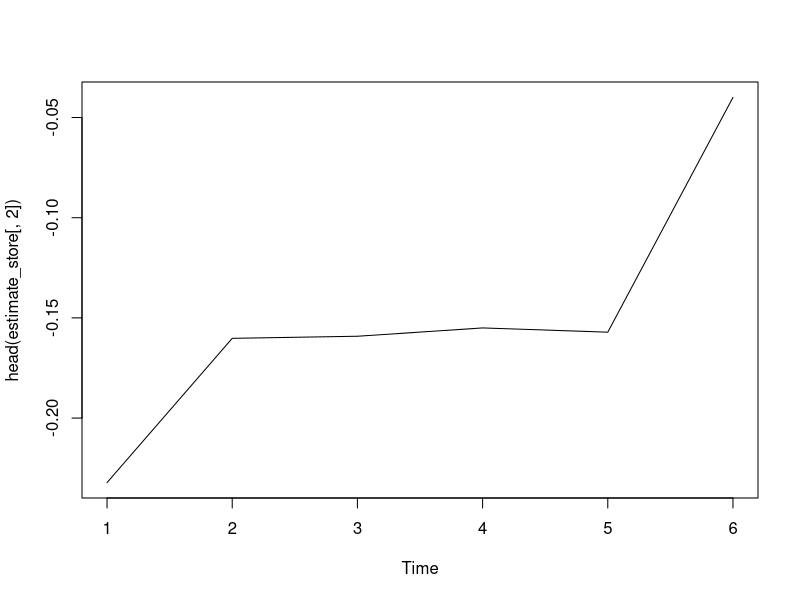
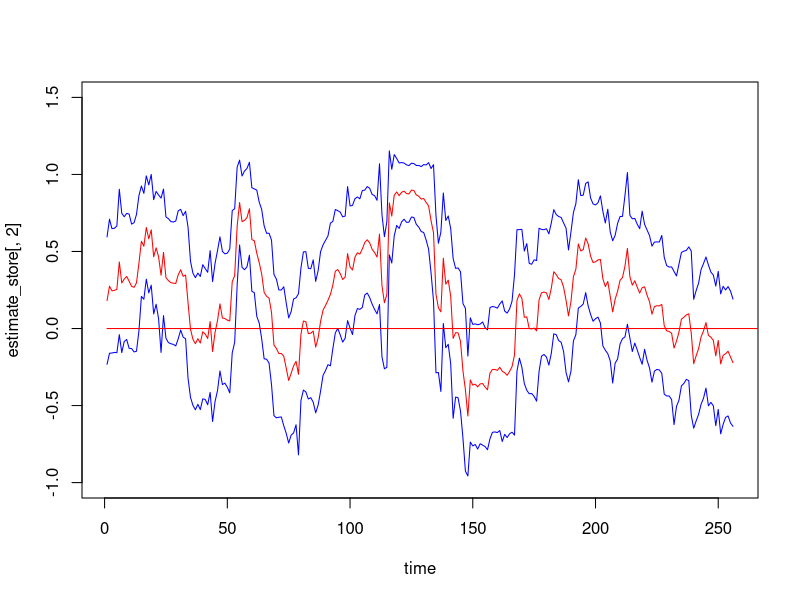
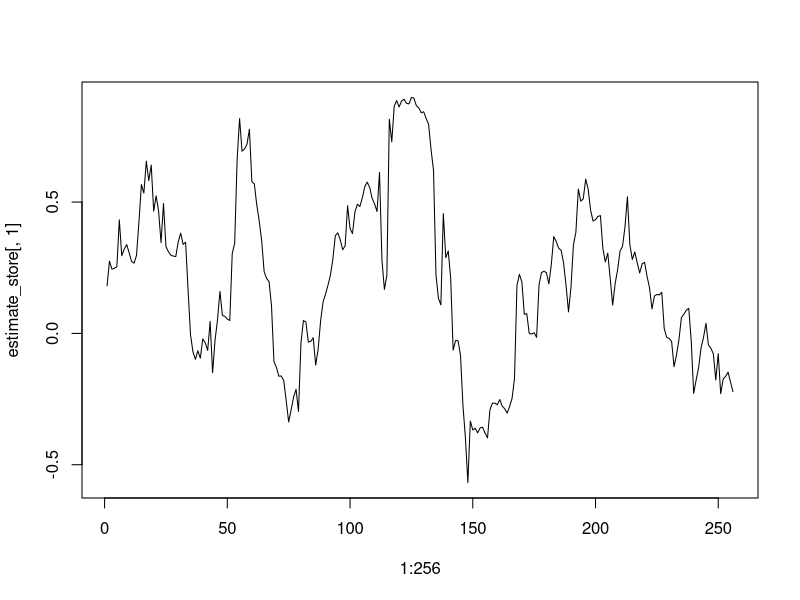

Reproduce these figures in R, in order.


## Recursive regression
library(forecast)
library(tidyverse)

data <- vroom::vroom("data/Crest.csv") |> 
  mutate( date     = lubridate::dmy(date),
          int_date = ifelse(date == lubridate::ymd("1955-08-04"), 1, 0) 
          ) 

#
dat <- ts(data$Crest_share, frequency = 52, start = c(1953,1))

summary(crest_est <- Arima(dat, order = c(1,0,0)))

# Matrix 6 variables.
# For storing data
estimate_store <- matrix(ncol = 6, nrow = nrow(data)-20)

n_rep <- nrow(data)-20

for(i in 1:n_rep){
  model <- Arima(dat[i:(i+20)], order = c(1,0,0))
  
  estimate_store[i, ] <-
    c(model$coef[1],
      confint(model)[1, ],
      model$coef[2],
      confint(model)[1, ]
      )  
}

head(estimate_store)

crest_est$coef[1]
confint(crest_est)
1:n_rep
Arima(dat[250:(250+20)], order = c(1,0,0))

plot.ts(estimate_store[,2] |> head())

plot.ts( estimate_store[,2], col= "blue", ylim = c(-1,1.5), xlab = "time")
lines( estimate_store[,3], col= "blue")
lines( estimate_store[,1], col= "red")
lines( rep(0, length(dat)), col= "red")

plot(estimate_store[,1], x = 1:256, "ln")
as_tibble(data) |> mutate( i = 1:nrow(data)) |> View()

tibble( coef = estimate_store[,1], i = 1:256) |> View()

